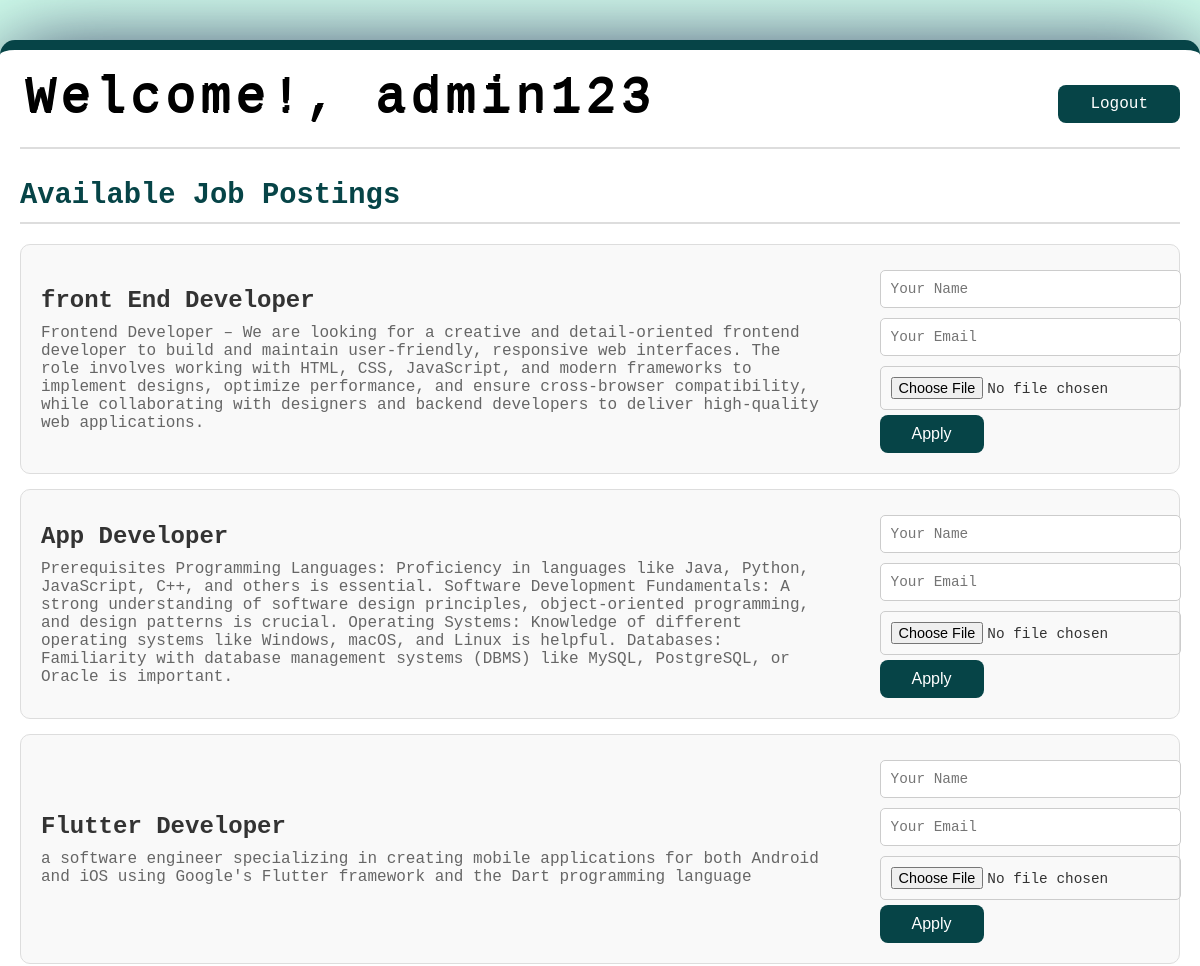
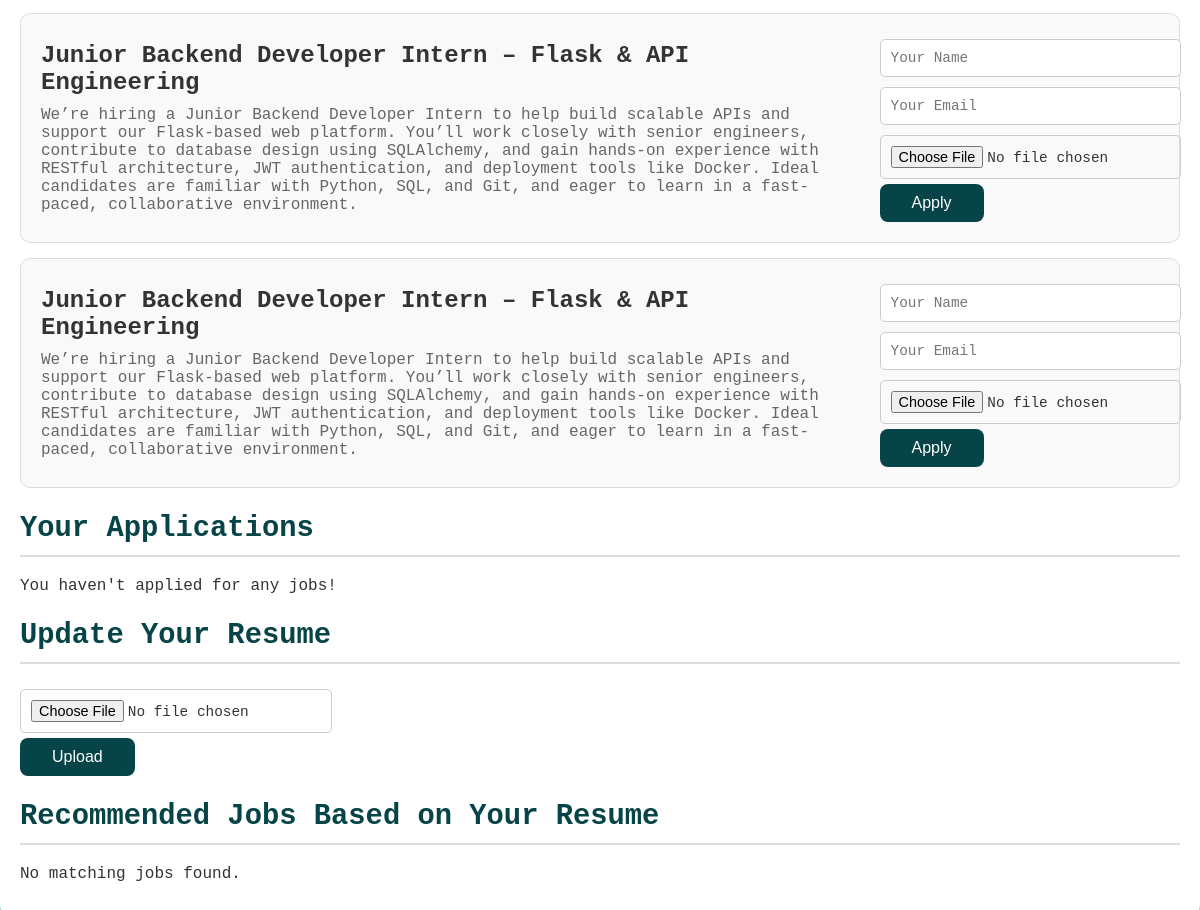
The app's page /user_dashboard (signed in) with its own data (2 pictures, top to bottom).
### tables this page shows
CREATE TABLE users (
                      id INTEGER PRIMARY KEY,
                      username TEXT UNIQUE,
                      password TEXT,
                      role TEXT, resume_path TEXT);

CREATE TABLE job_postings (
                      id INTEGER PRIMARY KEY,
                      title TEXT,
                      description TEXT,
                      admin_id INTEGER, keywords TEXT,
                      FOREIGN KEY (admin_id) REFERENCES users (id) ON DELETE CASCADE);

### app.py (the view)
@app.route('/user_dashboard')
def user_dashboard():
    username = session.get('username')
    if not username:
        return redirect(url_for('login'))
    conn = connect_db()
    cursor = conn.cursor()
    cursor.execute("SELECT resume_path FROM users WHERE username = ?", (username,))
    row = cursor.fetchone()
    resume_text = ""
    resume_uploaded = bool(row and row[0])
    if resume_uploaded:
        resume_path = row[0]
        try:
            if resume_path.endswith('.pdf') and os.path.exists(resume_path):
                doc = fitz.open(resume_path)
                for page in doc:
                    resume_text += page.get_text()
            elif resume_path.endswith('.docx') and os.path.exists(resume_path):
                doc = Document(resume_path)
                for para in doc.paragraphs:
                    resume_text += para.text + "\n"
        except Exception as e:
            print(f"Error reading resume: {e}")
    cursor.execute('''SELECT jp.title, jp.description, ja.resume, ja.status
                      FROM job_applications ja
                      JOIN job_postings jp ON ja.job_id = jp.id
                      WHERE ja.user_id = (SELECT id FROM users WHERE username = ?)''', (username,))
    applied_jobs = cursor.fetchall()
    cursor.execute("SELECT * FROM job_postings")
    job_postings = cursor.fetchall()
    conn.close()
    matched_jobs = match_resume_to_jobs(resume_text) if resume_text else []
    resume_form = ResumeUploadForm()
    application_form = JobApplicationForm()
    return render_template('user_dashboard.html',
                           job_postings=job_postings,
                           applied_jobs=applied_jobs,
                           matched_jobs=matched_jobs,
                           resume_uploaded=resume_uploaded,
                           resume_form=resume_form,
                           application_form=application_form)

### forms.py
class ResumeUploadForm(FlaskForm):
    resume_file = FileField('Upload Resume', validators=[
        FileRequired(),
        FileAllowed(['pdf', 'docx'], 'Only PDF or DOCX files are allowed!')
    ])
    submit = SubmitField('Upload')

class JobApplicationForm(FlaskForm):
    name = StringField('Full Name', validators=[DataRequired(), Length(min=2, max=50)])
    email = StringField('Email', validators=[DataRequired(), Email()])
    resume = FileField('Resume', validators=[
        FileRequired(),
        FileAllowed(['pdf', 'doc', 'docx'], 'Only PDF and Word documents are allowed!')
    ])
    submit = SubmitField('Submit Application')

### app.py (called while the page is built)
def connect_db():
    conn = sqlite3.connect('job_applications.db')
    conn.execute('PRAGMA foreign_keys = ON')
    return conn

### templates/user_dashboard.html (shortened to what this page needs)
<!DOCTYPE html>
<html lang="en">
<head>
</head>
<body>
    <div class="container">
        <header>
            <div id="text">Welcome!, {{ session.username }}</div>
            <nav>
                <a href="{{ url_for('logout') }}" class="button">Logout</a>
            </nav>
        </header>
        <main>
            <section class="job-postings">
                <h2>Available Job Postings</h2>
                {% if job_postings %}
                <ul>
                    {% for job in job_postings %}
                        <li class="job-card">
                            <div class="job-details">
                                <h3>{{ job[1] }}</h3>
                                <p>{{ job[2] }}</p>
                            </div>
                            <form class="apply-form" action="{{ url_for('admin', job_id=job[0]) }}" method="post" enctype="multipart/form-data">
                                {{ application_form.name(placeholder="Your Name", required=true) }}
                                {{ application_form.email(placeholder="Your Email", required=true) }}
                                {{ application_form.resume(required=true) }}
                                <button type="submit" class="button">Apply</button>
                            </form>
                        </li>
                    {% endfor %}
                </ul>
                {% else %}
                    <p>No jobs available right now!</p>
                {% endif %}
            </section>
            <section class="applied-jobs">
                <h2>Your Applications</h2>
                {% if applied_jobs %}
                <ul>
                    {% for job in applied_jobs %}
                        <li class="job-card">
                            <div class="job-details">
                                <h3>{{ job[0] }}</h3>
                                <p>{{ job[1] }}</p>
                                <a href="{{ url_for('static', filename='resumes/' ~ job[2]) }}" target="_blank" class="view-resume-btn">View Resume</a>
                            </div>
                            <div class="job-status">
                                <span>Status: <strong>{{ job[3]}}</strong></span> </div>
                        </li>
                    {% endfor %}
                </ul>
                {% else %}
                    <p>You haven't applied for any jobs!</p>
                {% endif %}
            </section>
            <section class="resume-management">
                <h2>{{ 'Update Your Resume' if resume_uploaded else 'Add Your Resume' }}</h2>
                <form method="post" action="{{ url_for('upload_resume') }}" enctype="multipart/form-data" class="apply-form">
                    {{ resume_form.resume_file(required=true) }}
                    {{ resume_form.submit(class="button") }}
                </form>
            </section>
            <section class="recommended-jobs">
                <h2>Recommended Jobs Based on Your Resume</h2>
                {% if matched_jobs %}
                    <ul>
                        {% for job in matched_jobs %}
                            <li class="job-card">
                                <div class="job-details">
                                    <h3>{{ job.title }}</h3>
                                    <p>Match Score: {{ job.match_score }}%</p>
                                </div>
                            </li>
                        {% endfor %}
                    </ul>
                {% else %}
                    <p>No matching jobs found.</p>
                {% endif %}
            </section>
        </main>
    </div>
</body>
</html>

### templates/user_dashboard.html (style rules this page uses)
body { font-family: OCR A Std, monospace; background-color: #da3b70; background-image: radial-gradient(circle, rgba(232, 252, 245, 1) 0%, rgb(207, 252, 235) 100%), url(https://img.icons8.com/android/2x/happy.png); background-size: auto; background-position: left top; background-repeat: repeat; margin: 0; padding: 0; color: #333; }
.container { max-width: 1200px; margin: 40px auto; padding: 20px; background: white; box-shadow: 0px 4px 85px -9px rgba(30, 34, 79, 1); border-radius: 15px; border-top: 10px solid #064447; }
#text { color: black; background: #FFFFFF; text-indent: 5px; letter-spacing: 5px; font-size: 50px; text-shadow: 1px 1px 0 black, 2px -2px 0 black; }
header { display: flex; justify-content: space-between; align-items: center; padding-bottom: 20px; border-bottom: 2px solid #ddd; }
nav { margin-top: 10px; }
.button { background-color: #064447; border: none; color: white; padding: 10px 32px; text-align: center; text-decoration: none; display: inline-block; font-size: 16px; border-radius: 8px; transition-duration: 0.4s; }
main { margin-top: 30px; }
h2 { color: #064447; font-size: 1.8em; border-bottom: 2px solid #ddd; padding-bottom: 10px; margin-bottom: 20px; }
ul { list-style: none; padding: 0; margin: 0; }
.job-card { display: flex; justify-content: space-between; align-items: center; background: #f9f9f9; margin: 15px 0; padding: 20px; border: 1px solid #ddd; border-radius: 10px; transition: box-shadow 0.3s ease, background-color 0.3s ease; }
.job-details { max-width: 70%; }
.job-details h3 { margin: 0 0 10px; font-size: 1.5em; color: #333; }
.job-details p { margin: 0; font-size: 1em; color: #666; }
.apply-form { max-width: 25%; display: flex; flex-direction: column; align-items: flex-start; }
.apply-form input[type="text"], .apply-form input[type="email"], .apply-form input[type="file"] { margin: 5px 0; padding: 10px; border: 1px solid #ccc; border-radius: 5px; font-size: 0.9em; width: 100%; font-family: OCR A Std, monospace; }

### records on screen
users: username "admin123"
job_postings: title "front End Developer", description "Frontend Developer – We are looking for a creative and detail-oriented frontend developer to build and maintain user-friendly, responsive web interfaces. The role involves working with HTML, CSS, JavaScript, and modern frameworks to implement designs, optimize performance, and ensure cross-browser compatibility, while collaborating with designers and backend developers to deliver high-quality web applications."
job_postings: title "App Developer", description "Prerequisites Programming Languages: Proficiency in languages like Java, Python, JavaScript, C++, and others is essential. Software Development Fundamentals: A strong understanding of software design principles, object-oriented programming, and design patterns is crucial. Operating Systems: Knowledge of different operating systems like Windows, macOS, and Linux is helpful. Databases: Familiarity with database management systems (DBMS) like MySQL, PostgreSQL, or Oracle is important."
job_postings: title "Flutter Developer", description "a software engineer specializing in creating mobile applications for both Android and iOS using Google's Flutter framework and the Dart programming language"
job_postings: title "Junior Backend Developer Intern – Flask & API Engineering", description "We’re hiring a Junior Backend Developer Intern to help build scalable APIs and support our Flask-based web platform. You’ll work closely with senior engineers, contribute to database design using SQLAlchemy, and gain hands-on experience with RESTful architecture, JWT authentication, and deployment tools like Docker. Ideal candidates are familiar with Python, SQL, and Git, and eager to learn in a fast-paced, collaborative environment."
job_postings: title "Junior Backend Developer Intern – Flask & API Engineering", description "We’re hiring a Junior Backend Developer Intern to help build scalable APIs and support our Flask-based web platform. You’ll work closely with senior engineers, contribute to database design using SQLAlchemy, and gain hands-on experience with RESTful architecture, JWT authentication, and deployment tools like Docker. Ideal candidates are familiar with Python, SQL, and Git, and eager to learn in a fast-paced, collaborative environment."

### other values on screen
{{ 'Update Your Resume' if resume_uploaded else 'Add Your Resume' }} "Update Your Resume"
